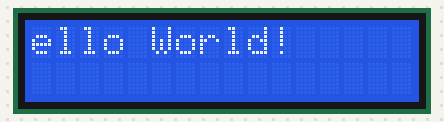
Bench run of a sketch on a simulated Arduino Uno, built with avr-gcc and run on an emulated ATmega328P. Parts: 16×2 character LCD.

Above: at 1.1 s.
At 2.6 s:
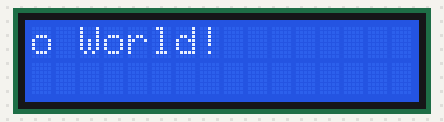
At 4.1 s:
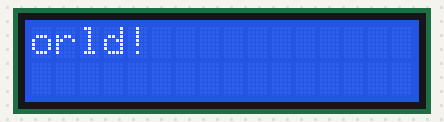
At 7.1 s:
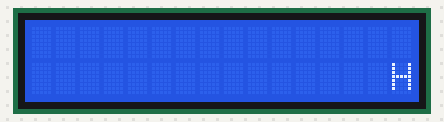
At 10.6 s:
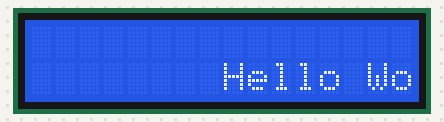
At 13.7 s:
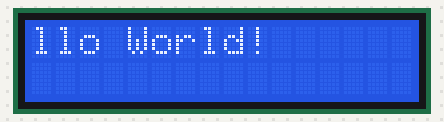

The sketch:

scroll_right_left_both_rows.ino
```cpp
#include <LiquidCrystal.h>

// initialize the library with the numbers of the interface pins
LiquidCrystal lcd(12, 11, 5, 4, 3, 2);

void setup() {
  // set up the LCD's number of columns and rows:
  lcd.begin(16, 2);
  delay(1000);
}

void loop() {
  // set the cursor to (0,0):
  lcd.setCursor(0, 0);
  lcd.print("Hello World!");

for (int positionCounter = 0; positionCounter < 12; positionCounter++) {
    // scroll one position left:
    lcd.scrollDisplayLeft();
    delay(500);
  }
lcd.clear();
  // set the cursor to (16,1):
  lcd.setCursor(16, 1);
   lcd.print("Hello World!");
 for (int positionCounter = 0; positionCounter < 12; positionCounter++){
  lcd.scrollDisplayLeft();
    delay(500);
  }
 lcd.clear();
  delay(100);
}
```

Measured:
- by itself, everything shown: repeats every 12.1 s, in 25 steps
- what the display in image 0 shows lasts 0.5 s, from 1.1 s to 1.6 s
